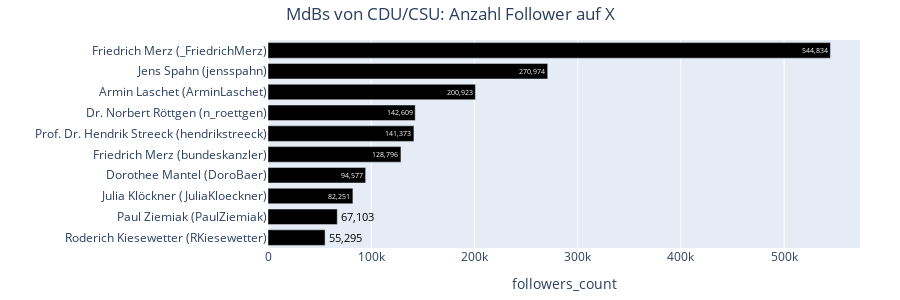

The code cell stored with this chart in its notebook:
### Code cell
plot_party_hbar(df_profiles[df_profiles["partei_kurz"]=='CDU/CSU'], 'username', 'followers_count', top_n=10, title='MdBs von CDU/CSU: Anzahl Follower auf X')

### Figure 1 — Plotly figure (JSON) as saved in the notebook; plotly's stock layout.template omitted (floating-point values rounded to 4 significant figures)
{"data": [{"cliponaxis": false, "customdata": [["CDU/CSU", "_FriedrichMerz", "Friedrich Merz"], ["CDU/CSU", "jensspahn", "Jens Spahn"], ["CDU/CSU", "ArminLaschet", "Armin Laschet"], ["CDU/CSU", "n_roettgen", "Dr. Norbert Röttgen"], ["CDU/CSU", "hendrikstreeck", "Prof. Dr. Hendrik Streeck"], ["CDU/CSU", "bundeskanzler", "Friedrich Merz"], ["CDU/CSU", "DoroBaer", "Dorothee Mantel"], ["CDU/CSU", "JuliaKloeckner", "Julia Klöckner"], ["CDU/CSU", "PaulZiemiak", "Paul Ziemiak"], ["CDU/CSU", "RKiesewetter", "Roderich Kiesewetter"]], "hovertemplate": "Name: %{customdata[2]} (%{customdata[1]})<br>followers_count: %{x:,.0f}<br>partei_kurz: %{customdata[0]}<extra></extra>", "insidetextanchor": "end", "marker": {"color": ["#000000", "#000000", "#000000", "#000000", "#000000", "#000000", "#000000", "#000000", "#000000", "#000000"]}, "orientation": "h", "text": ["544,834", "270,974", "200,923", "142,609", "141,373", "128,796", "94,577", "82,251", "67,103", "55,295"], "textfont": {"color": ["#FFFFFF", "#FFFFFF", "#FFFFFF", "#FFFFFF", "#FFFFFF", "#FFFFFF", "#FFFFFF", "#FFFFFF", "#000000", "#000000"]}, "textposition": ["inside", "inside", "inside", "inside", "inside", "inside", "inside", "inside", "outside", "outside"], "texttemplate": "%{text}", "type": "bar", "x": [544834, 270974, 200923, 142609, 141373, 128796, 94577, 82251, 67103, 55295], "y": ["Friedrich Merz (_FriedrichMerz)", "Jens Spahn (jensspahn)", "Armin Laschet (ArminLaschet)", "Dr. Norbert Röttgen (n_roettgen)", "Prof. Dr. Hendrik Streeck (hendrikstreeck)", "Friedrich Merz (bundeskanzler)", "Dorothee Mantel (DoroBaer)", "Julia Klöckner (JuliaKloeckner)", "Paul Ziemiak (PaulZiemiak)", "Roderich Kiesewetter (RKiesewetter)"]}], "layout": {"bargap": 0.25, "height": 300, "margin": {"b": 10, "l": 10, "r": 40, "t": 40}, "title": {"text": "MdBs von CDU/CSU: Anzahl Follower auf X", "x": 0.5}, "xaxis": {"title": {"text": "followers_count"}}, "yaxis": {"categoryarray": ["Roderich Kiesewetter (RKiesewetter)", "Paul Ziemiak (PaulZiemiak)", "Julia Klöckner (JuliaKloeckner)", "Dorothee Mantel (DoroBaer)", "Friedrich Merz (bundeskanzler)", "Prof. Dr. Hendrik Streeck (hendrikstreeck)", "Dr. Norbert Röttgen (n_roettgen)", "Armin Laschet (ArminLaschet)", "Jens Spahn (jensspahn)", "Friedrich Merz (_FriedrichMerz)"], "categoryorder": "array", "title": {"text": ""}}}}
